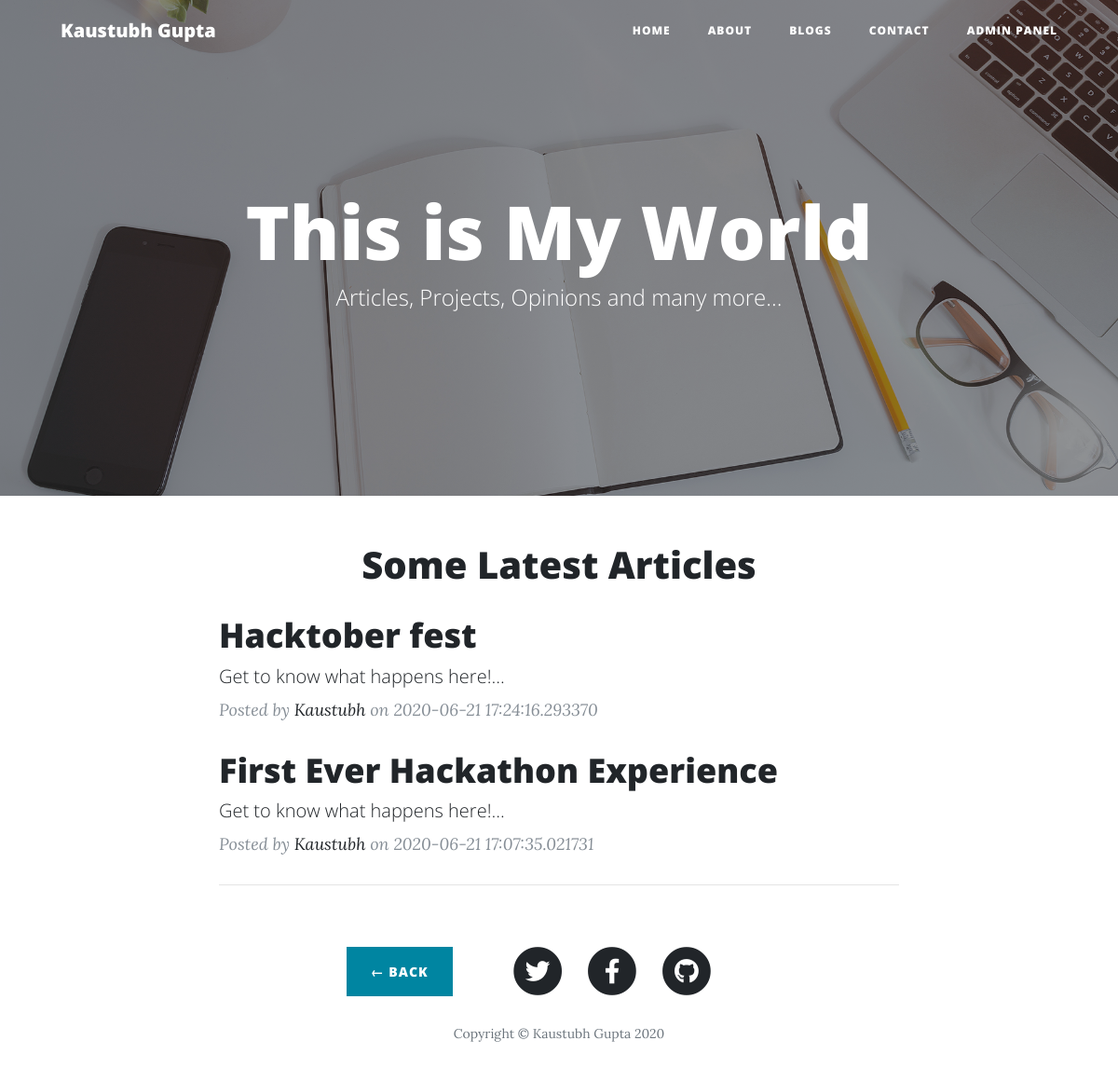
Before: / with the older database file.
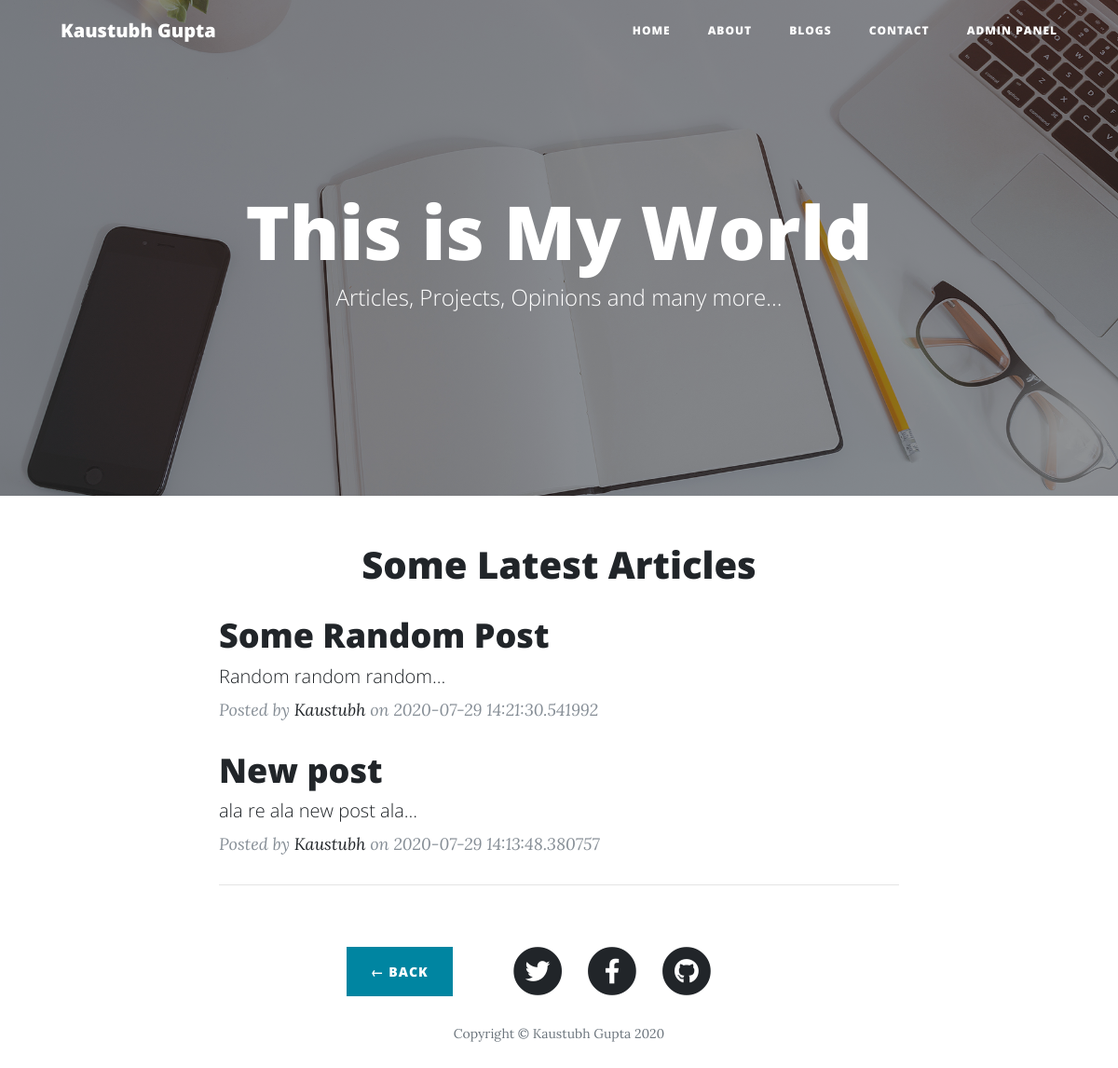
After: the same page with the newer database file.
### mainWeb.py (models this page shows)
class Posts(db.Model):
    serial_no = db.Column(db.Integer, primary_key=True)
    title = db.Column(db.String(50), nullable=False)
    tagline = db.Column(db.String(50), nullable=False)
    slug = db.Column(db.String(50), nullable=False)
    content = db.Column(db.String(9999), nullable=False)
    date = db.Column(db.String(12), nullable=True)
    img_file = db.Column(db.String(30), nullable=True)

### mainWeb.py (the view)
@app.route('/')
def home():
    posts = Posts.query.filter_by().order_by(Posts.serial_no.desc())[0:2]
    return render_template('index.html', par=parameter, posts=posts)

### templates/index.html
{% extends "layout.html" %}
{% block body %}
  <header class="masthead" style="background-image: url('{{url_for('static', filename='img/home-bg.jpg')}}')">
    <div class="overlay"></div>
    <div class="container">
      <div class="row">
        <div class="col-lg-8 col-md-10 mx-auto">
          <div class="site-heading">
            <h1>This is My World</h1>
            <span class="subheading">Articles, Projects, Opinions and many more...</span>
          </div>
        </div>
      </div>
    </div>
  </header>
  <div class="container">
    <div class="row">
      <div class="col-lg-8 col-md-10 mx-auto">
        <center><h1> Some Latest Articles </h1></center>
  {% for post in posts %}
        <div class="post-preview">
          <a href="/post/{{post.slug}}">
            <h4 class="post-title">
              {{post.title}}
            </h4>
            <h5 class="post-subtitle">
              {{post.tagline}}...
            </h5>
          </a>
          <p class="post-meta">Posted by
            <a href="/about">Kaustubh</a>
            on {{post.date}}</p>
        </div>
        {% endfor %}
  {% endblock %}

Changed rows visible on the page:
no longer on this page (row unchanged): Posts: title "Hacktober fest", tagline "Get to know what happens here!", date "2020-06-21 17:24:16.293370"
no longer on this page (row unchanged): Posts: title "First Ever Hackathon Experience", tagline "Get to know what happens here!", date "2020-06-21 17:07:35.021731"
added Posts: title "Some Random Post", tagline "Random random random", date "2020-07-29 14:21:30.541992"
added Posts: title "New post", tagline "ala re ala new post ala", date "2020-07-29 14:13:48.380757"
